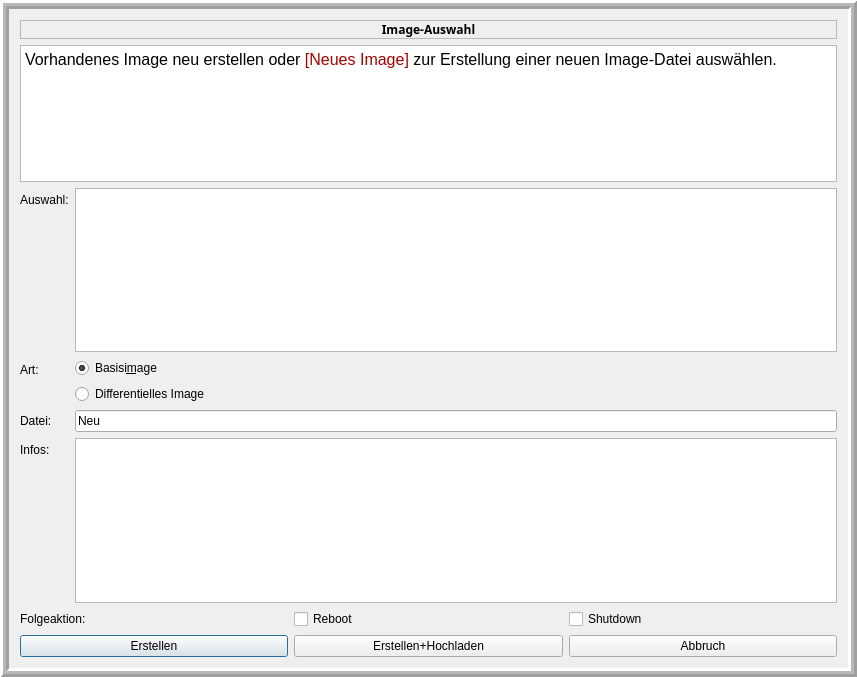
<?xml version="1.0" encoding="UTF-8"?>
<ui version="4.0">
 <class>linboImageSelector</class>
 <widget class="QDialog" name="linboImageSelector">
  <property name="geometry">
   <rect>
    <x>0</x>
    <y>0</y>
    <width>857</width>
    <height>677</height>
   </rect>
  </property>
  <property name="windowTitle">
   <string>Image erstellen</string>
  </property>
  <property name="whatsThis">
   <string/>
  </property>
  <property name="modal">
   <bool>true</bool>
  </property>
  <layout class="QHBoxLayout" name="horizontalLayout_3">
   <property name="leftMargin">
    <number>0</number>
   </property>
   <property name="topMargin">
    <number>0</number>
   </property>
   <property name="rightMargin">
    <number>0</number>
   </property>
   <property name="bottomMargin">
    <number>0</number>
   </property>
   <item>
    <widget class="QFrame" name="frame">
     <property name="frameShape">
      <enum>QFrame::Box</enum>
     </property>
     <property name="frameShadow">
      <enum>QFrame::Raised</enum>
     </property>
     <property name="lineWidth">
      <number>3</number>
     </property>
     <property name="midLineWidth">
      <number>3</number>
     </property>
     <layout class="QVBoxLayout" name="verticalLayout_2">
      <item>
       <widget class="QLabel" name="dialogTitle">
        <property name="font">
         <font>
          <family>Adobe Courier</family>
          <weight>75</weight>
          <bold>true</bold>
         </font>
        </property>
        <property name="autoFillBackground">
         <bool>false</bool>
        </property>
        <property name="frameShape">
         <enum>QFrame::StyledPanel</enum>
        </property>
        <property name="frameShadow">
         <enum>QFrame::Raised</enum>
        </property>
        <property name="lineWidth">
         <number>2</number>
        </property>
        <property name="text">
         <string>Image-Auswahl</string>
        </property>
        <property name="alignment">
         <set>Qt::AlignCenter</set>
        </property>
       </widget>
      </item>
      <item>
       <widget class="QTextEdit" name="textEdit">
        <property name="sizePolicy">
         <sizepolicy hsizetype="Preferred" vsizetype="Preferred">
          <horstretch>0</horstretch>
          <verstretch>0</verstretch>
         </sizepolicy>
        </property>
        <property name="readOnly">
         <bool>true</bool>
        </property>
        <property name="html">
         <string>&lt;!DOCTYPE HTML PUBLIC &quot;-//W3C//DTD HTML 4.0//EN&quot; &quot;http://www.w3.org/TR/REC-html40/strict.dtd&quot;&gt;
&lt;html&gt;&lt;head&gt;&lt;meta name=&quot;qrichtext&quot; content=&quot;1&quot; /&gt;&lt;style type=&quot;text/css&quot;&gt;
p, li { white-space: pre-wrap; }
&lt;/style&gt;&lt;/head&gt;&lt;body style=&quot; font-family:'Sans Serif'; font-size:12pt; font-weight:400; font-style:normal;&quot;&gt;
&lt;p style=&quot; margin-top:0px; margin-bottom:0px; margin-left:0px; margin-right:0px; -qt-block-indent:0; text-indent:0px;&quot;&gt;Vorhandenes Image neu erstellen oder &lt;span style=&quot; color:#aa0000;&quot;&gt;[Neues Image]&lt;/span&gt; zur Erstellung einer neuen Image-Datei auswählen.&lt;/p&gt;&lt;/body&gt;&lt;/html&gt;</string>
        </property>
       </widget>
      </item>
      <item>
       <layout class="QFormLayout" name="formLayout">
        <item row="0" column="0">
         <widget class="QLabel" name="label_3">
          <property name="text">
           <string>Auswahl:</string>
          </property>
         </widget>
        </item>
        <item row="0" column="1">
         <widget class="QListWidget" name="listBox"/>
        </item>
        <item row="1" column="0">
         <widget class="QLabel" name="label_2">
          <property name="text">
           <string>Art:</string>
          </property>
         </widget>
        </item>
        <item row="1" column="1">
         <layout class="QVBoxLayout" name="verticalLayout">
          <item>
           <widget class="QRadioButton" name="baseRadioButton">
            <property name="text">
             <string>Basisi&amp;mage</string>
            </property>
            <property name="checked">
             <bool>true</bool>
            </property>
            <attribute name="buttonGroup">
             <string notr="true">imageButtons</string>
            </attribute>
           </widget>
          </item>
          <item>
           <widget class="QRadioButton" name="incrRadioButton">
            <property name="text">
             <string>Differentielles Image</string>
            </property>
            <attribute name="buttonGroup">
             <string notr="true">imageButtons</string>
            </attribute>
           </widget>
          </item>
         </layout>
        </item>
        <item row="2" column="0">
         <widget class="QLabel" name="textLabel2_2">
          <property name="text">
           <string>Datei:</string>
          </property>
          <property name="wordWrap">
           <bool>false</bool>
          </property>
         </widget>
        </item>
        <item row="2" column="1">
         <widget class="QLineEdit" name="specialName">
          <property name="text">
           <string>Neu</string>
          </property>
         </widget>
        </item>
        <item row="3" column="0">
         <widget class="QLabel" name="descriptionLabel">
          <property name="text">
           <string>Infos:</string>
          </property>
          <property name="wordWrap">
           <bool>false</bool>
          </property>
         </widget>
        </item>
        <item row="3" column="1">
         <widget class="QTextEdit" name="infoEditor"/>
        </item>
       </layout>
      </item>
      <item>
       <layout class="QHBoxLayout" name="horizontalLayout_2">
        <item>
         <widget class="QLabel" name="label">
          <property name="text">
           <string>Folgeaktion:</string>
          </property>
         </widget>
        </item>
        <item>
         <widget class="QCheckBox" name="checkReboot">
          <property name="text">
           <string>Reboot</string>
          </property>
         </widget>
        </item>
        <item>
         <widget class="QCheckBox" name="checkShutdown">
          <property name="text">
           <string>Shutdown</string>
          </property>
         </widget>
        </item>
       </layout>
      </item>
      <item>
       <layout class="QHBoxLayout" name="horizontalLayout">
        <item>
         <widget class="QPushButton" name="createButton">
          <property name="toolTip">
           <string>Erstellt das ausgewählte Image&lt;br&gt;im lokalen Cache</string>
          </property>
          <property name="text">
           <string>Erstellen</string>
          </property>
         </widget>
        </item>
        <item>
         <widget class="QPushButton" name="createUploadButton">
          <property name="toolTip">
           <string>Erstellt das ausgewählte Image im lokalen Cache und lädt es &lt;br&gt; anschliessend auf den Server hoch</string>
          </property>
          <property name="text">
           <string>Erstellen+Hochladen</string>
          </property>
         </widget>
        </item>
        <item>
         <widget class="QPushButton" name="cancelButton">
          <property name="toolTip">
           <string>Abbrechen ohne Imageerstellung</string>
          </property>
          <property name="text">
           <string>Abbruch</string>
          </property>
         </widget>
        </item>
       </layout>
      </item>
     </layout>
    </widget>
   </item>
  </layout>
 </widget>
 <layoutdefault spacing="6" margin="11"/>
 <pixmapfunction>qPixmapFromMimeSource</pixmapfunction>
 <tabstops>
  <tabstop>baseRadioButton</tabstop>
  <tabstop>specialName</tabstop>
  <tabstop>createButton</tabstop>
  <tabstop>createUploadButton</tabstop>
  <tabstop>cancelButton</tabstop>
 </tabstops>
 <resources/>
 <connections>
  <connection>
   <sender>cancelButton</sender>
   <signal>clicked()</signal>
   <receiver>linboImageSelector</receiver>
   <slot>reject()</slot>
   <hints>
    <hint type="sourcelabel">
     <x>699</x>
     <y>646</y>
    </hint>
    <hint type="destinationlabel">
     <x>698</x>
     <y>677</y>
    </hint>
   </hints>
  </connection>
 </connections>
 <buttongroups>
  <buttongroup name="imageButtons"/>
 </buttongroups>
</ui>
